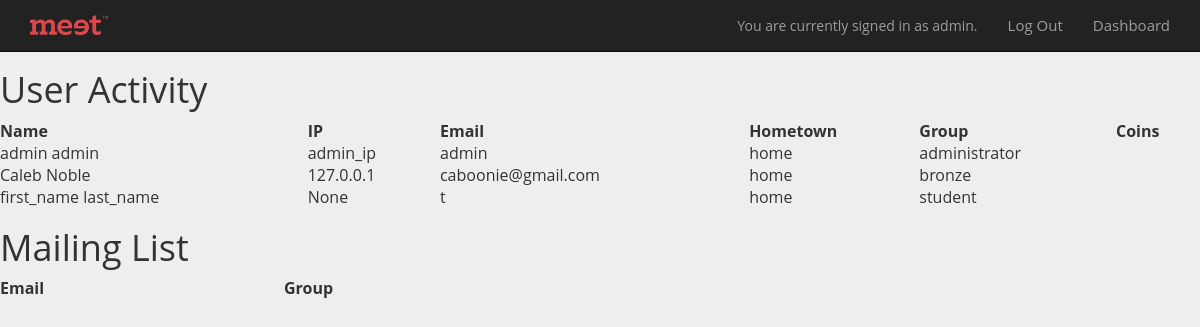
/database (signed in), run on an earlier commit of the app's database.
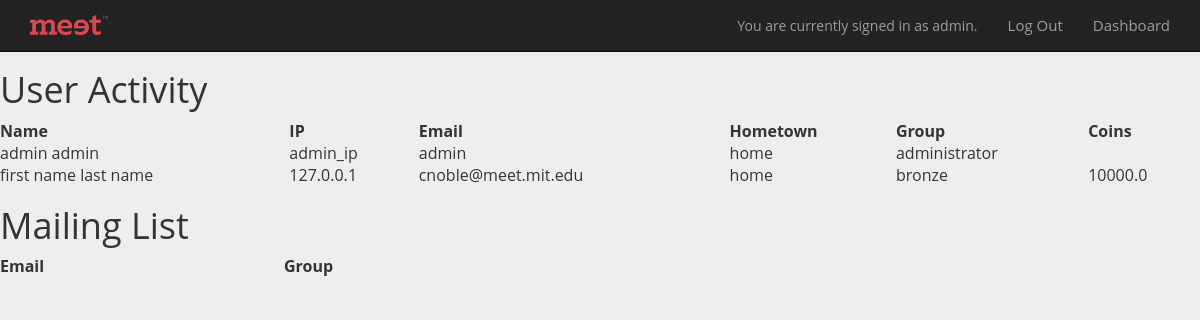
And on a later commit of the database.
### models.py (models this page shows, shortened)
class User(Base):
	__tablename__ = 'user'
	id = Column(Integer, primary_key=True)
	first_name = Column(String(255))
	last_name = Column(String(255))
	username = Column(String(255))
	group = Column(String(255))
	email = Column(String(255))
	ip_address = Column(String(255))
	password_hash = Column(String(255))
	team = relationship("Team", back_populates = "students")
	team_id = Column(Integer, ForeignKey('team.id'))
	wallet = relationship("Wallet", uselist = False, back_populates = "user")
	comments = relationship("Comment", back_populates="user")
	verified = Column(Boolean)
	confirmation_code = Column(String)
	confirmation_code_expiration = Column(DateTime)
	hometown = Column(String(255))

class Wallet(Base):
	__tablename__ = 'wallet'
	id = Column(Integer, primary_key=True)
	initial_value = Column(Float)
	current_value = Column(Float)
	user_id = Column(Integer, ForeignKey('user.id'))
	user = relationship("User",back_populates="wallet")
	investments = relationship("Investment", back_populates="wallet")

### webapp.py (the view)
@app.route("/database")
def showDatabase():
	if 'language' not in login_session:
		login_session['language'] = 'en'
	if 'id' not in login_session:
		flash("You do not have access to this page")
		return redirect(url_for('showLandingPage'))
	if login_session['group'] != "administrator":
		flash("You do not have access to this page")
		return redirect(url_for('showLandingPage'))
	users = get_users()
	mailing_list = get_mailing_list()
	return render_template('database.html', users = users, mailing_list = mailing_list)

### database.py (called while the page is built)
def get_users():
    return session.query(User).all()

def get_mailing_list():
        return session.query(MailingList).all()

### templates/database.html (shortened to what this page needs)
<head>
	<link rel="stylesheet" href="https://maxcdn.bootstrapcdn.com/bootstrap/3.3.7/css/bootstrap.min.css">
	<link rel="stylesheet" href="{{url_for('static', filename='style.css')}}">
</head>
<body>
<nav class="navbar navbar-inverse navbar-fixed-top">
    <div class="container">
      <div class="navbar-header">
        <a class="navbar-brand" href="/brandClick">
          <img alt="Brand Meet_Logoredv" src="{{url_for('static', filename='meet_logo_1.png')}}" style="max-height: 100%;">
        </a>
      </div>
      <div class="collapse navbar-collapse" id="navbar-collapse-1">
        <div class="navbar-right">
        	<div class="navbar-text" id="userbox">
                You are currently signed in as {{session['email']}}.
            </div>
            <ul class="nav navbar-nav">
              <li><a href = "{{url_for('logout')}}">Log Out</a></li>
              <li><a href = "{{url_for('showDashboard')}}">Dashboard</a></li>
            </ul>
        </div>
      </div>
    </div>
  </nav>
<h1> User Activity</h1>
<table style="width:100%;text-align:left;border:2px;"
<tr>
	<th>Name</th>
	<th>IP</th>
	<th>Email</th>
	<th>Hometown</th>
	<th>Group</th>
	<th>Coins</th>
	{% for user in users %}
		<tr>
			<td>{{user.first_name}} {{user.last_name}}</td>
			<td>{{user.ip_address}}</td>
			<td>{{user.email}}</td>
			<td>{{user.hometown}}</td>
			<td>{{user.group}}</td>
			<td>{{user.wallet.current_value}}</td>
		</tr>
	{%endfor%}
</table>
<h1> Mailing List </h1>
<table style="width:50%;text-align:left;border:2px;"
	<tr>
		<th>Email</th>
		<th>Group</th>
</table>
<br>
<br>
</body>

### static/style.css (style rules this page uses)
body { padding-top: 50px; padding-bottom: 70px; margin: 0px; font-family: 'Open Sans', sans-serif; line-height: 1.5; background: none; }
ul li { line-height: 34px; color: #fff; font-size: 15px; font-family: 'Open Sans', sans-serif; }

### templates/database.html (style rules this page uses)
body { background: #eeeeee; }

What changed in the data, as far as the page shows it:
removed User: first_name "first_name", last_name "last_name", ip_address "None", email "t", hometown "home", group "student"
changed User "bronze": first_name "Caleb" → "first name"; last_name "Noble" → "last name"; email "caboonie@gmail.com" → "cnoble@meet.mit.edu"; wallet.current_value (not shown) → "10000.0"
